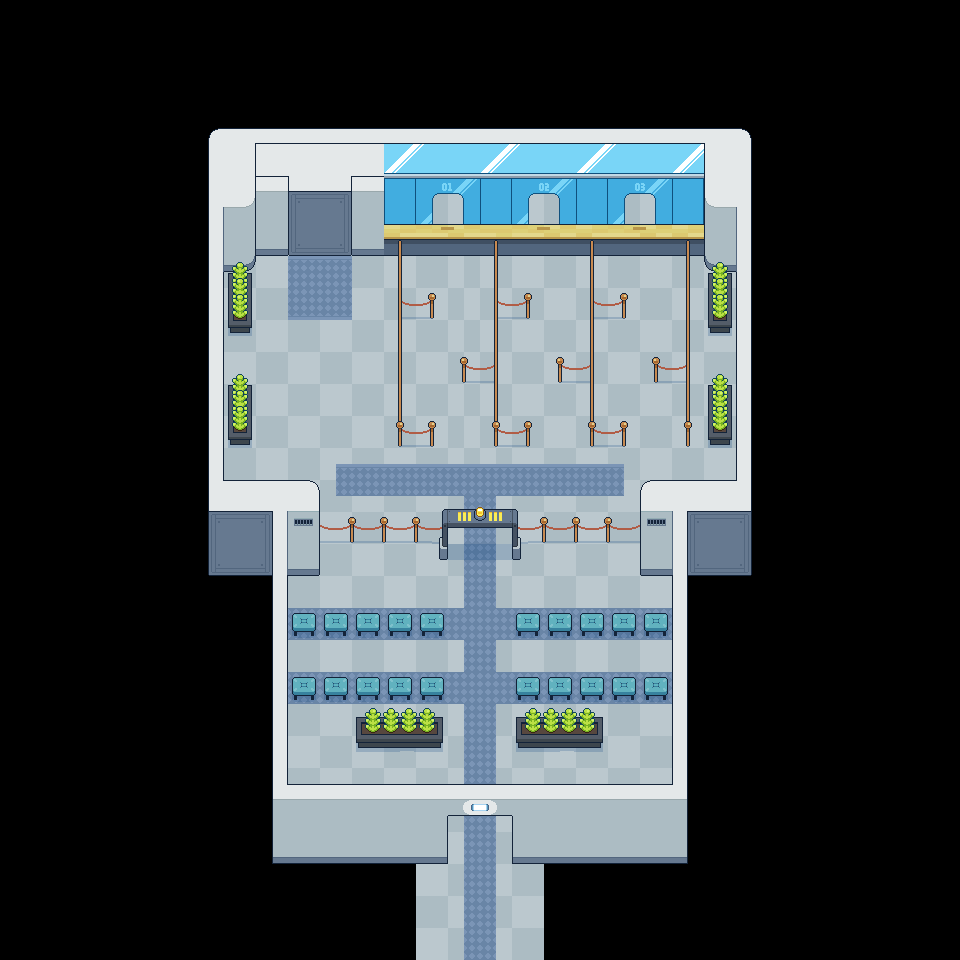

A level layout from a 2D game, rendered from its tile map. Below: a short description, then the map file with tile-grid data replaced by summaries:
An orthogonal 60x60 tile map with 16x16 px tiles, 7 tile layers (floor, wall_bottom_block, wall_top_block, wall_top, ...).

<map version="1.9" tiledversion="1.9.2" orientation="orthogonal" renderorder="right-down" width="60" height="60" tilewidth="16" tileheight="16" infinite="0" nextlayerid="8" nextobjectid="1">
 <tileset firstgid="1" source="bank_interior.tsx" />
 <layer id="1" name="floor" width="60" height="60">
  <data>[3600 cells, 1320 non-empty, 4 distinct tile ids]</data>
 </layer>
 <layer id="4" name="wall_bottom_block" width="60" height="60">
  <data>[3600 cells, 204 non-empty, 72 distinct tile ids]</data>
 </layer>
 <layer id="3" name="wall_top_block" width="60" height="60">
  <data>[3600 cells, 320 non-empty, 69 distinct tile ids]</data>
 </layer>
 <layer id="2" name="wall_top" width="60" height="60">
  <data>[3600 cells, 8 non-empty, 4 distinct tile ids]</data>
 </layer>
 <layer id="6" name="object_bottom_block" width="60" height="60">
  <data>[3600 cells, 92 non-empty, 30 distinct tile ids]</data>
 </layer>
 <layer id="5" name="object_bottom" width="60" height="60">
  <data>[3600 cells, 220 non-empty, 23 distinct tile ids]</data>
 </layer>
 <layer id="7" name="object_top" width="60" height="60">
  <data>[3600 cells, 32 non-empty, 14 distinct tile ids]</data>
 </layer>
</map>